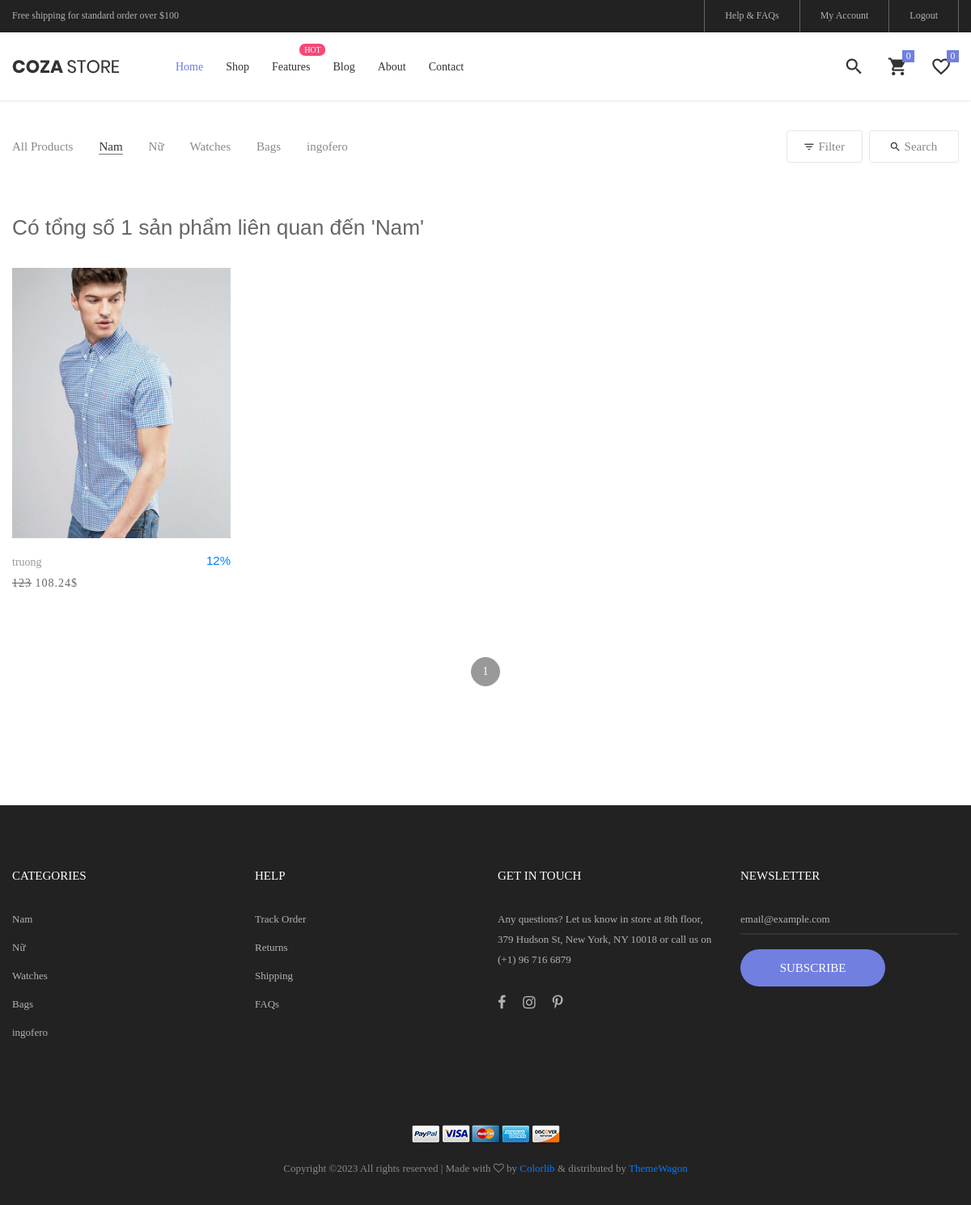
The app's page /view/index.php?act=products_cate&cate_id=1 with its own data.
### tables this page shows
CREATE TABLE `categories` (
  `cate_id` int(11) NOT NULL COMMENT 'id categoriy',
  `cate_name` varchar(50) NOT NULL COMMENT 'name category',
  `cate_img` varchar(50) NOT NULL COMMENT 'image category'
);

CREATE TABLE `products` (
  `product_id` int(11) NOT NULL,
  `product_name` varchar(20) NOT NULL,
  `product_price` double(10,2) NOT NULL,
  `product_img` varchar(255) NOT NULL,
  `product_sale` int(3) NOT NULL,
  `product_posting_date` date NOT NULL,
  `tag_id` int(11) NOT NULL,
  `cate_id` int(11) NOT NULL,
  `product_desciption` text NOT NULL
);

### dao/pdo.php (called while the page is built, shortened)
<?php
function pdo_get_connection()
{
    $dburl = "mysql:host=localhost;dbname=cozastore;charset=utf8";
    $username = 'root';
    $password = '';
    $conn = new PDO($dburl, $username, $password);
    $conn->setAttribute(PDO::ATTR_ERRMODE, PDO::ERRMODE_EXCEPTION);
    return $conn;
}
function pdo_query($sql)
{
    $sql_args = array_slice(func_get_args(), 1);
    try {
        $conn = pdo_get_connection();
        $stmt = $conn->prepare($sql);
        $stmt->execute($sql_args);
        $rows = $stmt->fetchAll();
        return $rows;
    } catch (PDOException $e) {
        throw $e;
    } finally {
        unset($conn);
    }
}
function pdo_query_one($sql)
{
    $sql_args = array_slice(func_get_args(), 1);
    try {
        $conn = pdo_get_connection();
        $stmt = $conn->prepare($sql);
        $stmt->execute($sql_args);
        $row = $stmt->fetch(PDO::FETCH_ASSOC);
        return $row;
    } catch (PDOException $e) {
        throw $e;
    } finally {
        unset($conn);
    }
}

### dao/categories.php (called while the page is built, shortened)
<?php
require_once 'pdo.php';
function category_select_by_id($cate_id)
{
    $sql = "SELECT * FROM categories WHERE cate_id=?";
    return pdo_query_one($sql, $cate_id);
}
function category_home(){
    $sql = 'SELECT * FROM categories LIMIT 6';
    return pdo_query($sql);
}

### dao/products.php (called while the page is built, shortened)
<?php
require_once 'pdo.php';
function products_select_by_cate($cate_id)
{
    $sql = "SELECT * FROM products WHERE cate_id = ?";
    return pdo_query($sql, $cate_id);
}
function show_products_all_cate($cate_id, $first, $second)
{
    $sql = "SELECT * FROM products WHERE cate_id=? ORDER BY product_id LIMIT $first,$second";
    return pdo_query($sql, $cate_id);
}

### view/products/product_list_by_cate.php (the view, shortened to what this page needs)
<div class="bg0 m-t-23 p-b-140">
	<div class="container">
		<div class="flex-w flex-sb-m p-b-52">
			<div class="flex-w flex-l-m filter-tope-group m-tb-10">
				<a href="index.php?act=products">
					<button class="stext-106 cl6 hov1 bor3 trans-04 m-r-32 m-tb-5" data-filter="*">
						All Products
					</button>
				</a>
				<?php foreach ($categories as $category) : ?>
					<?php
					if (isset($_GET['cate_id'])) {
						$class = $_GET['cate_id'] == $category['cate_id'] ? 'how-active1' : '';
					}
					?>
					<a href="index.php?act=products_cate&cate_id=<?= $category['cate_id'] ?>">
						<button class="stext-106 cl6 hov1 bor3 trans-04 m-r-32 m-tb-5 <?= $class ?? '' ?>">
							<?= $category['cate_name'] ?>
						</button>
					</a>
				<?php endforeach ?>
			</div>
			<div class="flex-w flex-c-m m-tb-10">
				<div class="flex-c-m stext-106 cl6 size-104 bor4 pointer hov-btn3 trans-04 m-r-8 m-tb-4 js-show-filter">
					<i class="icon-filter cl2 m-r-6 fs-15 trans-04 zmdi zmdi-filter-list"></i>
					Filter
				</div>
				<div class="flex-c-m stext-106 cl6 size-105 bor4 pointer hov-btn3 trans-04 m-tb-4 js-show-search">
					<i class="icon-search cl2 m-r-6 fs-15 trans-04 zmdi zmdi-search"></i>
					Search
				</div>
			</div>
		</div>
		<?php
		if (isset($total_kq)) {
			echo "<h3 class='m-b-35'>" . $total_kq . "</h3>";
		}
		?>
		<div class="row isotope-grid">
			<?php foreach ($products as $pro) : ?>
				<div class="col-sm-6 col-md-4 col-lg-3 p-b-35 isotope-item">
					<a href="index.php?act=product_detail&pro_id=<?= $pro['product_id'] ?? '' ?>" class="stext-104 cl4 hov-cl1 trans-04 js-name-b2 p-b-6">
						<div class="block2">
							<div class="block2-pic hov-img0" data-label="New">
								<img src="../upload/<?= $pro['product_img'] ?? 'errors.jpg' ?>" style="height: 334px" alt="IMG-PRODUCT">
							</div>
							<div class="block2-txt flex-w flex-t p-t-14">
								<div class="block2-txt-child1 flex-col-l ">
									<a href="index.php?act=product_detail&pro_id=<?= $pro['product_id'] ?? '' ?>" class="stext-104 cl4 hov-cl1 trans-04 js-name-b2 p-b-6">
										<?= $pro['product_name'] ?>
									</a>
									<span class="stext-105 cl3">
										<?= $pro['product_sale'] == 0 ? $pro['product_price'] : '<del>' . $pro['product_price'] . '</del>' . ' ' . ($pro['product_price'] - ($pro['product_price'] * $pro['product_sale'] / 100)) . '$' ?>
									</span>
								</div>
								<div class="block2-txt-child2 flex-r p-t-3">
									<a href="#" class="btn-addwish-b2 dis-block pos-relative js-addwish-b2">
										<?= $pro['product_sale'] ?  $pro['product_sale'] . '%' : '' ?>
									</a>
								</div>
							</div>
						</div>
					</a>
				</div>
			<?php endforeach ?>
		</div>
		<div class="flex-c-m flex-w w-full p-t-38">
			<?php if (isset($total_page)) : ?>
				<?php for ($i = 1; $i <= $total_page; $i++) : ?>
					<a href="index.php?act=products_cate&cate_id=<?= $cate_id ?>&pages=<?= $i ?? '' ?>" class="flex-c-m how-pagination1 trans-04 m-all-7 <?= $i == $num_page ? 'active-pagination1' : '' ?>">
						<?= $i ?>
					</a>
				<?php endfor ?>
			<?php endif ?>
		</div>
	</div>
</div>

### view/footer.php (shortened to what this page needs)
<footer class="bg3 p-t-75 p-b-32">
	<div class="container">
		<div class="row">
			<div class="col-sm-6 col-lg-3 p-b-50">
				<h4 class="stext-301 cl0 p-b-30">
					Categories
				</h4>
				<ul>
					<?php foreach($categories as $cate) :?>
					<li class="p-b-10">
						<a href="index.php?act=products_cate&cate_id=<?= $cate['cate_id'] ?>" class="stext-107 cl7 hov-cl1 trans-04">
						<?= $cate['cate_name'] ?>
						</a>
					</li>
					<?php endforeach ?>
				</ul>
			</div>
			<div class="col-sm-6 col-lg-3 p-b-50">
				<h4 class="stext-301 cl0 p-b-30">
					Help
				</h4>
				<ul>
					<li class="p-b-10">
						<a href="#" class="stext-107 cl7 hov-cl1 trans-04">
							Track Order
						</a>
					</li>
					<li class="p-b-10">
						<a href="#" class="stext-107 cl7 hov-cl1 trans-04">
							Returns
						</a>
					</li>
					<li class="p-b-10">
						<a href="#" class="stext-107 cl7 hov-cl1 trans-04">
							Shipping
						</a>
					</li>
					<li class="p-b-10">
						<a href="#" class="stext-107 cl7 hov-cl1 trans-04">
							FAQs
						</a>
					</li>
				</ul>
			</div>
			<div class="col-sm-6 col-lg-3 p-b-50">
				<h4 class="stext-301 cl0 p-b-30">
					GET IN TOUCH
				</h4>
				<p class="stext-107 cl7 size-201">
					Any questions? Let us know in store at 8th floor, 379 Hudson St, New York, NY 10018 or call us on (+1) 96 716 6879
				</p>
				<div class="p-t-27">
					<a href="#" class="fs-18 cl7 hov-cl1 trans-04 m-r-16">
						<i class="fa fa-facebook"></i>
					</a>
					<a href="#" class="fs-18 cl7 hov-cl1 trans-04 m-r-16">
						<i class="fa fa-instagram"></i>
					</a>
					<a href="#" class="fs-18 cl7 hov-cl1 trans-04 m-r-16">
						<i class="fa fa-pinterest-p"></i>
					</a>
				</div>
			</div>
			<div class="col-sm-6 col-lg-3 p-b-50">
				<h4 class="stext-301 cl0 p-b-30">
					Newsletter
				</h4>
				<form>
					<div class="wrap-input1 w-full p-b-4">
						<input class="input1 bg-none plh1 stext-107 cl7" type="text" name="email" placeholder="email@example.com">
					</div>
					<div class="p-t-18">
						<button class="flex-c-m stext-101 cl0 size-103 bg1 bor1 hov-btn2 p-lr-15 trans-04">
							Subscribe
						</button>
					</div>
				</form>
			</div>
		</div>
		<div class="p-t-40">
			<div class="flex-c-m flex-w p-b-18">
				<a href="#" class="m-all-1">
					<img src="images/icons/icon-pay-01.png" alt="ICON-PAY">
				</a>
				<a href="#" class="m-all-1">
					<img src="images/icons/icon-pay-02.png" alt="ICON-PAY">
				</a>
				<a href="#" class="m-all-1">
					<img src="images/icons/icon-pay-03.png" alt="ICON-PAY">
				</a>
				<a href="#" class="m-all-1">
					<img src="images/icons/icon-pay-04.png" alt="ICON-PAY">
				</a>
				<a href="#" class="m-all-1">
					<img src="images/icons/icon-pay-05.png" alt="ICON-PAY">
				</a>
			</div>
			<p class="stext-107 cl6 txt-center">
				Copyright &copy; All rights reserved | Made with <i class="fa fa-heart-o" aria-hidden="true"></i> by <a href="https://colorlib.com" target="_blank">Colorlib</a> &amp; distributed by <a href="https://themewagon.com" target="_blank">ThemeWagon</a>
			</p>
		</div>
	</div>
</footer>
</body>
</html>

### view/css/main.css (style rules this page uses)
.container { max-width: 1380px; }
@media (max-width: 1600px) { .container { max-width: 1200px; } }
.block2-pic { position: relative; }
.block2-txt-child1 { width: calc(100% - 30px); }
.block2-txt-child2 { width: 30px; }
.cl0 { color: #fff; }
.cl2 { color: #333; }
.cl3 { color: #666; }
.cl4 { color: #999; }
.cl6 { color: #888; }
.cl7 { color: #b2b2b2; }
.stext-101 { font-family: Poppins-Medium; font-size: 15px; line-height: 1.466667; text-transform: uppercase; }
.stext-104 { font-family: Poppins-Regular; font-size: 14px; line-height: 1.466667; }
.stext-105 { font-family: Poppins-Regular; font-size: 14px; line-height: 1.466667; letter-spacing: 1px; }
.stext-106 { font-family: Poppins-Regular; font-size: 15px; line-height: 1.2; }
.stext-107 { font-family: Poppins-Regular; font-size: 13px; line-height: 1.923; }
.stext-301 { font-family: Montserrat-Bold; font-size: 15px; line-height: 1.6; text-transform: uppercase; }
.size-103 { min-width: 179px; height: 46px; }
.size-104 { min-width: 94px; height: 40px; }
.size-105 { min-width: 111px; height: 40px; }
.size-201 { max-width: 270px; }
.bg-none { background-color: transparent; }
.bg0 { background-color: #fff; }
.bg1 { background-color: #717fe0; }
.bg3 { background-color: #222; }
.bor1 { border-radius: 23px; }
.bor3 { border-bottom: 1px solid transparent; }
.bor4 { border: 1px solid #e6e6e6; border-radius: 3px; }
.how-active1 { color: #333; border-color: #797979; }
.wrap-input1 { position: relative; border-bottom: 2px solid rgba(204,204,204, 0.1); }
.input1 { background-color: transparent; width: 100%; }
.how-pagination1 { font-family: Poppins-Regular; font-size: 14px; color: #808080; width: 36px; height: 36px; border-radius: 50%; border: 1px solid #e6e6e6; }
.active-pagination1 { background-color: #999; border-color: #999; color: #fff; }
.hov-img0 { display: block; overflow: hidden; }
.hov-img0 img { width: 100%; -webkit-transition: transform 0.9s ease; -o-transition: transform 0.9s ease; -moz-transition: transform 0.9s ease; transition: transform 0.9s ease; }

### records on screen
categories: cate_name "Nam", cate_name "Có tổng số 1 sản phẩm liên quan đến 'Nam'"
categories: cate_name "Nữ"
categories: cate_name "Watches"
categories: cate_name "Bags"
categories: cate_name "ingofero"
products: product_img (picture), product_name "truong", product_price "123", $pro['product_price'] - ($pro['product_price'] * $pro['product_sale'] / 100) "108.24", product_sale "12"
